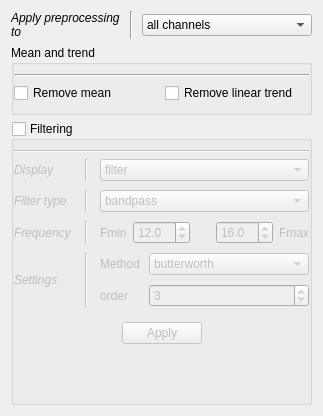
                 <widget class="QWidget" name="_sigproc_page">
                  <layout class="QVBoxLayout" name="verticalLayout_25">
                   <item>
                    <layout class="QGridLayout" name="gridLayout_14">
                     <property name="topMargin">
                      <number>0</number>
                     </property>
                     <item row="0" column="0">
                      <widget class="QLabel" name="label_76">
                       <property name="font">
                        <font>
                         <italic>true</italic>
                        </font>
                       </property>
                       <property name="text">
                        <string>Apply preprocessing
to</string>
                       </property>
                      </widget>
                     </item>
                     <item row="0" column="1">
                      <widget class="Line" name="line_36">
                       <property name="minimumSize">
                        <size>
                         <width>10</width>
                         <height>0</height>
                        </size>
                       </property>
                       <property name="orientation">
                        <enum>Qt::Vertical</enum>
                       </property>
                      </widget>
                     </item>
                     <item row="0" column="2">
                      <widget class="QComboBox" name="_SigFiltChan">
                       <property name="toolTip">
                        <string>&lt;html&gt;&lt;head/&gt;&lt;body&gt;&lt;p&gt;Display the signal, in a specific frequency band as :&lt;/p&gt;&lt;p&gt;- &amp;quot;filter&amp;quot; : simply, the filtered signal&lt;/p&gt;&lt;p&gt;- &amp;quot;amplitude&amp;quot; : the amplitude of the signal&lt;/p&gt;&lt;p&gt;- &amp;quot;power&amp;quot; : the power of the signal&lt;/p&gt;&lt;p&gt;- &amp;quot;phase&amp;quot; : the phase of the signal&lt;/p&gt;&lt;/body&gt;&lt;/html&gt;</string>
                       </property>
                       <item>
                        <property name="text">
                         <string>all channels</string>
                        </property>
                       </item>
                      </widget>
                     </item>
                     <item row="1" column="2">
                      <spacer name="horizontalSpacer_43">
                       <property name="orientation">
                        <enum>Qt::Horizontal</enum>
                       </property>
                       <property name="sizeHint" stdset="0">
                        <size>
                         <width>40</width>
                         <height>0</height>
                        </size>
                       </property>
                      </spacer>
                     </item>
                    </layout>
                   </item>
                   <item>
                    <widget class="QGroupBox" name="groupBox_5">
                     <property name="title">
                      <string>Mean and trend</string>
                     </property>
                     <layout class="QVBoxLayout" name="verticalLayout_7">
                      <property name="leftMargin">
                       <number>0</number>
                      </property>
                      <property name="rightMargin">
                       <number>0</number>
                      </property>
                      <item>
                       <widget class="Line" name="line_12">
                        <property name="orientation">
                         <enum>Qt::Horizontal</enum>
                        </property>
                       </widget>
                      </item>
                      <item>
                       <layout class="QGridLayout" name="gridLayout_2">
                        <item row="0" column="0">
                         <widget class="QCheckBox" name="_SigMean">
                          <property name="text">
                           <string>Remove mean</string>
                          </property>
                         </widget>
                        </item>
                        <item row="0" column="1">
                         <widget class="QCheckBox" name="_SigTrend">
                          <property name="text">
                           <string>Remove linear trend</string>
                          </property>
                         </widget>
                        </item>
                       </layout>
                      </item>
                     </layout>
                    </widget>
                   </item>
                   <item>
                    <widget class="QGroupBox" name="_SigFilt">
                     <property name="title">
                      <string>Filtering</string>
                     </property>
                     <property name="checkable">
                      <bool>true</bool>
                     </property>
                     <property name="checked">
                      <bool>false</bool>
                     </property>
                     <layout class="QVBoxLayout" name="verticalLayout_8">
                      <property name="leftMargin">
                       <number>0</number>
                      </property>
                      <property name="rightMargin">
                       <number>0</number>
                      </property>
                      <item>
                       <widget class="Line" name="line_11">
                        <property name="orientation">
                         <enum>Qt::Horizontal</enum>
                        </property>
                       </widget>
                      </item>
                      <item>
                       <widget class="QWidget" name="_SigFiltW" native="true">
                        <property name="enabled">
                         <bool>false</bool>
                        </property>
                        <layout class="QVBoxLayout" name="verticalLayout_9">
                         <property name="spacing">
                          <number>0</number>
                         </property>
                         <property name="leftMargin">
                          <number>0</number>
                         </property>
                         <property name="topMargin">
                          <number>0</number>
                         </property>
                         <property name="rightMargin">
                          <number>0</number>
                         </property>
                         <property name="bottomMargin">
                          <number>0</number>
                         </property>
                         <item>
                          <layout class="QGridLayout" name="gridLayout_3">
                           <property name="spacing">
                            <number>9</number>
                           </property>
                           <item row="0" column="2">
                            <widget class="QComboBox" name="_SigFiltDisp">
                             <property name="toolTip">
                              <string>&lt;html&gt;&lt;head/&gt;&lt;body&gt;&lt;p&gt;Display the signal, in a specific frequency band as :&lt;/p&gt;&lt;p&gt;- &amp;quot;filter&amp;quot; : simply, the filtered signal&lt;/p&gt;&lt;p&gt;- &amp;quot;amplitude&amp;quot; : the amplitude of the signal&lt;/p&gt;&lt;p&gt;- &amp;quot;power&amp;quot; : the power of the signal&lt;/p&gt;&lt;p&gt;- &amp;quot;phase&amp;quot; : the phase of the signal&lt;/p&gt;&lt;/body&gt;&lt;/html&gt;</string>
                             </property>
                             <item>
                              <property name="text">
                               <string>filter</string>
                              </property>
                             </item>
                             <item>
                              <property name="text">
                               <string>amplitude</string>
                              </property>
                             </item>
                             <item>
                              <property name="text">
                               <string>power</string>
                              </property>
                             </item>
                             <item>
                              <property name="text">
                               <string>phase</string>
                              </property>
                             </item>
                            </widget>
                           </item>
                           <item row="1" column="0">
                            <widget class="QLabel" name="label_18">
                             <property name="font">
                              <font>
                               <italic>true</italic>
                              </font>
                             </property>
                             <property name="text">
                              <string>Filter type</string>
                             </property>
                            </widget>
                           </item>
                           <item row="2" column="0">
                            <widget class="QLabel" name="label_7">
                             <property name="font">
                              <font>
                               <italic>true</italic>
                              </font>
                             </property>
                             <property name="text">
                              <string>Frequency</string>
                             </property>
                            </widget>
                           </item>
                           <item row="2" column="1">
                            <widget class="Line" name="line_24">
                             <property name="minimumSize">
                              <size>
                               <width>10</width>
                               <height>0</height>
                              </size>
                             </property>
                             <property name="orientation">
                              <enum>Qt::Vertical</enum>
                             </property>
                            </widget>
                           </item>
                           <item row="1" column="1">
                            <widget class="Line" name="line_23">
                             <property name="minimumSize">
                              <size>
                               <width>10</width>
                               <height>0</height>
                              </size>
                             </property>
                             <property name="orientation">
                              <enum>Qt::Vertical</enum>
                             </property>
                            </widget>
                           </item>
                           <item row="0" column="0">
                            <widget class="QLabel" name="label_68">
                             <property name="font">
                              <font>
                               <italic>true</italic>
                              </font>
                             </property>
                             <property name="text">
                              <string>Display</string>
                             </property>
                            </widget>
                           </item>
                           <item row="0" column="1">
                            <widget class="Line" name="line_26">
                             <property name="minimumSize">
                              <size>
                               <width>10</width>
                               <height>0</height>
                              </size>
                             </property>
                             <property name="orientation">
                              <enum>Qt::Vertical</enum>
                             </property>
                            </widget>
                           </item>
                           <item row="3" column="0">
                            <widget class="QLabel" name="label_58">
                             <property name="font">
                              <font>
                               <italic>true</italic>
                              </font>
                             </property>
                             <property name="text">
                              <string>Settings</string>
                             </property>
                            </widget>
                           </item>
                           <item row="4" column="2">
                            <spacer name="horizontalSpacer_40">
                             <property name="orientation">
                              <enum>Qt::Horizontal</enum>
                             </property>
                             <property name="sizeHint" stdset="0">
                              <size>
                               <width>40</width>
                               <height>0</height>
                              </size>
                             </property>
                            </spacer>
                           </item>
                           <item row="5" column="0" colspan="3">
                            <widget class="QWidget" name="widget_5" native="true">
                             <property name="minimumSize">
                              <size>
                               <width>0</width>
                               <height>0</height>
                              </size>
                             </property>
                             <layout class="QHBoxLayout" name="horizontalLayout_12">
                              <property name="topMargin">
                               <number>6</number>
                              </property>
                              <item>
                               <spacer name="horizontalSpacer_22">
                                <property name="orientation">
                                 <enum>Qt::Horizontal</enum>
                                </property>
                                <property name="sizeHint" stdset="0">
                                 <size>
                                  <width>40</width>
                                  <height>20</height>
                                 </size>
                                </property>
                               </spacer>
                              </item>
                              <item>
                               <widget class="QPushButton" name="_SigFiltApply">
                                <property name="text">
                                 <string>Apply</string>
                                </property>
                               </widget>
                              </item>
                              <item>
                               <spacer name="horizontalSpacer_23">
                                <property name="orientation">
                                 <enum>Qt::Horizontal</enum>
                                </property>
                                <property name="sizeHint" stdset="0">
                                 <size>
                                  <width>40</width>
                                  <height>20</height>
                                 </size>
                                </property>
                               </spacer>
                              </item>
                             </layout>
                            </widget>
                           </item>
                           <item row="1" column="2">
                            <widget class="QComboBox" name="_SigFiltBand">
                             <property name="toolTip">
                              <string>&lt;html&gt;&lt;head/&gt;&lt;body&gt;&lt;p&gt;- bandpass: keep only frequencies between [fmin, fmax]&lt;/p&gt;&lt;p&gt;- bandstop: remove frequencies between [fmin, fmax]&lt;/p&gt;&lt;p&gt;- lowpass: keep only frequencies under fmax&lt;/p&gt;&lt;p&gt;- highpass: keep only frequencies over fmin&lt;/p&gt;&lt;/body&gt;&lt;/html&gt;</string>
                             </property>
                             <item>
                              <property name="text">
                               <string>bandpass</string>
                              </property>
                             </item>
                             <item>
                              <property name="text">
                               <string>bandstop</string>
                              </property>
                             </item>
                             <item>
                              <property name="text">
                               <string>lowpass</string>
                              </property>
                             </item>
                             <item>
                              <property name="text">
                               <string>highpass</string>
                              </property>
                             </item>
                            </widget>
                           </item>
                           <item row="2" column="2">
                            <widget class="QWidget" name="widget_4" native="true">
                             <layout class="QHBoxLayout" name="horizontalLayout_7">
                              <property name="leftMargin">
                               <number>0</number>
                              </property>
                              <property name="topMargin">
                               <number>0</number>
                              </property>
                              <property name="rightMargin">
                               <number>0</number>
                              </property>
                              <property name="bottomMargin">
                               <number>0</number>
                              </property>
                              <item>
                               <layout class="QHBoxLayout" name="horizontalLayout_5">
                                <property name="topMargin">
                                 <number>0</number>
                                </property>
                                <item>
                                 <widget class="QLabel" name="label_9">
                                  <property name="text">
                                   <string>Fmin</string>
                                  </property>
                                 </widget>
                                </item>
                                <item>
                                 <widget class="QDoubleSpinBox" name="_SigFiltFrom">
                                  <property name="decimals">
                                   <number>1</number>
                                  </property>
                                  <property name="minimum">
                                   <double>0.100000000000000</double>
                                  </property>
                                  <property name="maximum">
                                   <double>200.000000000000000</double>
                                  </property>
                                  <property name="value">
                                   <double>12.000000000000000</double>
                                  </property>
                                 </widget>
                                </item>
                                <item>
                                 <spacer name="horizontalSpacer_15">
                                  <property name="orientation">
                                   <enum>Qt::Horizontal</enum>
                                  </property>
                                  <property name="sizeType">
                                   <enum>QSizePolicy::Fixed</enum>
                                  </property>
                                  <property name="sizeHint" stdset="0">
                                   <size>
                                    <width>20</width>
                                    <height>20</height>
                                   </size>
                                  </property>
                                 </spacer>
                                </item>
                                <item>
                                 <widget class="QDoubleSpinBox" name="_SigFiltTo">
                                  <property name="decimals">
                                   <number>1</number>
                                  </property>
                                  <property name="minimum">
                                   <double>0.100000000000000</double>
                                  </property>
                                  <property name="maximum">
                                   <double>200.000000000000000</double>
                                  </property>
                                  <property name="value">
                                   <double>16.000000000000000</double>
                                  </property>
                                 </widget>
                                </item>
                                <item>
                                 <widget class="QLabel" name="label_8">
                                  <property name="text">
                                   <string>Fmax</string>
                                  </property>
                                 </widget>
                                </item>
                               </layout>
                              </item>
                             </layout>
                            </widget>
                           </item>
                           <item row="3" column="1">
                            <widget class="Line" name="line_25">
                             <property name="minimumSize">
                              <size>
                               <width>10</width>
                               <height>0</height>
                              </size>
                             </property>
                             <property name="orientation">
                              <enum>Qt::Vertical</enum>
                             </property>
                            </widget>
                           </item>
                           <item row="3" column="2">
                            <layout class="QGridLayout" name="gridLayout_10">
                             <property name="topMargin">
                              <number>0</number>
                             </property>
                             <item row="0" column="0">
                              <widget class="QLabel" name="label_10">
                               <property name="text">
                                <string>Method</string>
                               </property>
                              </widget>
                             </item>
                             <item row="1" column="0">
                              <widget class="QLabel" name="label_11">
                               <property name="text">
                                <string>order</string>
                               </property>
                              </widget>
                             </item>
                             <item row="1" column="1">
                              <widget class="QSpinBox" name="_SigFiltOrder">
                               <property name="toolTip">
                                <string>&lt;html&gt;&lt;head/&gt;&lt;body&gt;&lt;p&gt;Choose filter order and control narrow band. It is not recommended to use filter order over 3 (can provoc distorsion).&lt;/p&gt;&lt;/body&gt;&lt;/html&gt;</string>
                               </property>
                               <property name="minimum">
                                <number>1</number>
                               </property>
                               <property name="maximum">
                                <number>20</number>
                               </property>
                               <property name="value">
                                <number>3</number>
                               </property>
                              </widget>
                             </item>
                             <item row="0" column="1">
                              <widget class="QComboBox" name="_SigFiltMeth">
                               <item>
                                <property name="text">
                                 <string>butterworth</string>
                                </property>
                               </item>
                               <item>
                                <property name="text">
                                 <string>bessel</string>
                                </property>
                               </item>
                              </widget>
                             </item>
                             <item row="2" column="1">
                              <spacer name="horizontalSpacer_41">
                               <property name="orientation">
                                <enum>Qt::Horizontal</enum>
                               </property>
                               <property name="sizeHint" stdset="0">
                                <size>
                                 <width>40</width>
                                 <height>0</height>
                                </size>
                               </property>
                              </spacer>
                             </item>
                            </layout>
                           </item>
                          </layout>
                         </item>
                        </layout>
                       </widget>
                      </item>
                      <item>
                       <spacer name="verticalSpacer">
                        <property name="orientation">
                         <enum>Qt::Vertical</enum>
                        </property>
                        <property name="sizeHint" stdset="0">
                         <size>
                          <width>20</width>
                          <height>40</height>
                         </size>
                        </property>
                       </spacer>
                      </item>
                     </layout>
                    </widget>
                   </item>
                  </layout>
                 </widget>
